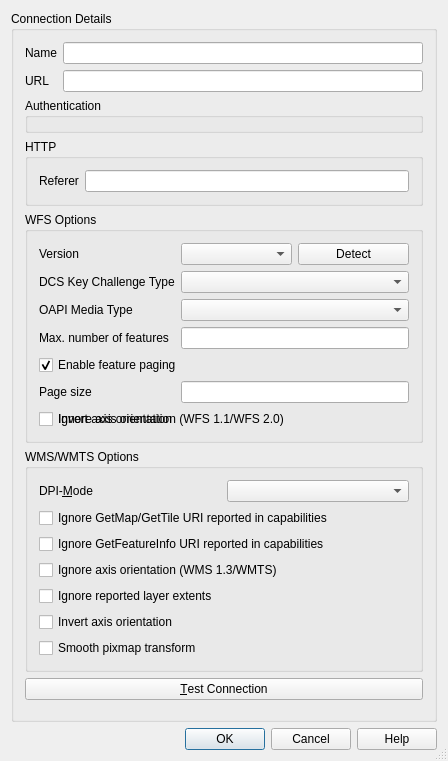
<?xml version="1.0" encoding="UTF-8"?>
<ui version="4.0">
 <class>QgsNewHttpConnectionBase</class>
 <widget class="QDialog" name="QgsNewHttpConnectionBase">
  <property name="geometry">
   <rect>
    <x>0</x>
    <y>0</y>
    <width>448</width>
    <height>761</height>
   </rect>
  </property>
  <property name="windowTitle">
   <string>Create a New Connection</string>
  </property>
  <property name="sizeGripEnabled">
   <bool>true</bool>
  </property>
  <property name="modal">
   <bool>true</bool>
  </property>
  <layout class="QGridLayout" name="gridLayout_4">
   <item row="0" column="0">
    <widget class="QGroupBox" name="mGroupBox">
     <property name="title">
      <string>Connection Details</string>
     </property>
     <layout class="QGridLayout">
      <item row="0" column="0" colspan="2">
       <widget class="QFrame" name="frame">
        <property name="sizePolicy">
         <sizepolicy hsizetype="MinimumExpanding" vsizetype="Minimum">
          <horstretch>0</horstretch>
          <verstretch>0</verstretch>
         </sizepolicy>
        </property>
        <layout class="QGridLayout" name="gridLayout_5">
         <property name="leftMargin">
          <number>0</number>
         </property>
         <property name="topMargin">
          <number>0</number>
         </property>
         <property name="rightMargin">
          <number>0</number>
         </property>
         <property name="bottomMargin">
          <number>0</number>
         </property>
         <item row="0" column="0">
          <widget class="QLabel" name="TextLabel1_2">
           <property name="text">
            <string>Name</string>
           </property>
           <property name="wordWrap">
            <bool>true</bool>
           </property>
           <property name="margin">
            <number>5</number>
           </property>
          </widget>
         </item>
         <item row="0" column="1">
          <widget class="QLineEdit" name="txtName">
           <property name="minimumSize">
            <size>
             <width>0</width>
             <height>0</height>
            </size>
           </property>
           <property name="toolTip">
            <string>Name of the new connection</string>
           </property>
           <property name="frame">
            <bool>true</bool>
           </property>
          </widget>
         </item>
         <item row="1" column="0">
          <widget class="QLabel" name="TextLabel1">
           <property name="text">
            <string>URL</string>
           </property>
           <property name="margin">
            <number>5</number>
           </property>
          </widget>
         </item>
         <item row="1" column="1">
          <widget class="QLineEdit" name="txtUrl">
           <property name="toolTip">
            <string>HTTP address of the Web Map Server</string>
           </property>
          </widget>
         </item>
        </layout>
       </widget>
      </item>
      <item row="4" column="0" colspan="2">
       <widget class="QGroupBox" name="mWmsOptionsGroupBox">
        <property name="title">
         <string>WMS/WMTS Options</string>
        </property>
        <layout class="QGridLayout" name="gridLayout_2">
         <item row="3" column="0" colspan="2">
          <widget class="QCheckBox" name="cbxWmsIgnoreAxisOrientation">
           <property name="text">
            <string>Ignore axis orientation (WMS 1.3/WMTS)</string>
           </property>
          </widget>
         </item>
         <item row="2" column="0" colspan="2">
          <widget class="QCheckBox" name="cbxIgnoreGetFeatureInfoURI">
           <property name="text">
            <string>Ignore GetFeatureInfo URI reported in capabilities</string>
           </property>
          </widget>
         </item>
         <item row="1" column="0" colspan="2">
          <widget class="QCheckBox" name="cbxIgnoreGetMapURI">
           <property name="text">
            <string>Ignore GetMap/GetTile URI reported in capabilities</string>
           </property>
          </widget>
         </item>
         <item row="9" column="0" colspan="2">
          <widget class="QCheckBox" name="cbxSmoothPixmapTransform">
           <property name="text">
            <string>Smooth pixmap transform</string>
           </property>
          </widget>
         </item>
         <item row="5" column="0" colspan="2">
          <widget class="QCheckBox" name="cbxWmsInvertAxisOrientation">
           <property name="text">
            <string>Invert axis orientation</string>
           </property>
          </widget>
         </item>
         <item row="0" column="1">
          <widget class="QComboBox" name="cmbDpiMode"/>
         </item>
         <item row="0" column="0">
          <widget class="QLabel" name="lblDpiMode">
           <property name="text">
            <string>DPI-&amp;Mode</string>
           </property>
           <property name="buddy">
            <cstring>cmbDpiMode</cstring>
           </property>
          </widget>
         </item>
         <item row="4" column="0" colspan="2">
          <widget class="QCheckBox" name="cbxWmsIgnoreReportedLayerExtents">
           <property name="text">
            <string>Ignore reported layer extents</string>
           </property>
          </widget>
         </item>
        </layout>
       </widget>
      </item>
      <item row="3" column="0" colspan="2">
       <widget class="QGroupBox" name="mWfsOptionsGroupBox">
        <property name="title">
         <string>WFS Options</string>
        </property>
        <layout class="QGridLayout" name="gridLayout1">
         <item row="0" column="0">
          <widget class="QLabel" name="lblVersion">
           <property name="text">
            <string>Version</string>
           </property>
          </widget>
         </item>
         <item row="0" column="1">
          <widget class="QComboBox" name="cmbVersion"/>
         </item>
         <item row="0" column="2">
          <widget class="QPushButton" name="mWfsVersionDetectButton">
           <property name="text">
            <string>Detect</string>
           </property>
          </widget>
         </item>
         <item row="1" column="0">
          <widget class="QLabel" name="lblDcsKeyType">
           <property name="text">
            <string>DCS Key Challenge Type</string>
           </property>
          </widget>
         </item>
         <item row="1" column="1" colspan="2">
          <widget class="QComboBox" name="cmbKeyChallengeType"/>
         </item>
         <item row="2" column="0">
          <widget class="QLabel" name="lblMediaType">
           <property name="text">
            <string>OAPI Media Type</string>
           </property>
          </widget>
         </item>
         <item row="2" column="1" colspan="2">
          <widget class="QComboBox" name="cmbMediaType"/>
         </item>
         <item row="3" column="0">
          <widget class="QLabel" name="lblMaxNumFeatures">
           <property name="text">
            <string>Max. number of features</string>
           </property>
          </widget>
         </item>
         <item row="3" column="1" colspan="2">
          <widget class="QLineEdit" name="txtMaxNumFeatures">
           <property name="toolTip">
            <string>&lt;html&gt;&lt;head/&gt;&lt;body&gt;&lt;p&gt;Enter a number to limit the maximum number of features retrieved per feature request. If let to empty, no limit is set.&lt;/p&gt;&lt;/body&gt;&lt;/html&gt;</string>
           </property>
          </widget>
         </item>
         <item row="5" column="0">
          <widget class="QLabel" name="lblPageSize">
           <property name="text">
            <string>Page size</string>
           </property>
          </widget>
         </item>
         <item row="5" column="1" colspan="2">
          <widget class="QLineEdit" name="txtPageSize">
           <property name="toolTip">
            <string>&lt;html&gt;&lt;head/&gt;&lt;body&gt;&lt;p&gt;Enter a number to limit the maximum number of features retrieved in a single GetFeature request when paging is enabled. If let to empty, server default will apply.&lt;/p&gt;&lt;/body&gt;&lt;/html&gt;</string>
           </property>
          </widget>
         </item>
         <item row="6" column="0" colspan="3">
          <widget class="QCheckBox" name="cbxWfsIgnoreAxisOrientation">
           <property name="text">
            <string>Ignore axis orientation (WFS 1.1/WFS 2.0)</string>
           </property>
          </widget>
         </item>
         <item row="4" column="0" colspan="3">
          <widget class="QCheckBox" name="cbxWfsFeaturePaging">
           <property name="text">
            <string>Enable feature paging</string>
           </property>
           <property name="checked">
            <bool>true</bool>
           </property>
          </widget>
         </item>
         <item row="6" column="0" colspan="3">
          <widget class="QCheckBox" name="cbxWfsInvertAxisOrientation">
           <property name="text">
            <string>Invert axis orientation</string>
           </property>
          </widget>
         </item>
        </layout>
       </widget>
      </item>
      <item row="1" column="0" colspan="2">
       <widget class="QGroupBox" name="mAuthGroupBox">
        <property name="title">
         <string>Authentication</string>
        </property>
        <layout class="QVBoxLayout" name="verticalLayout">
         <property name="leftMargin">
          <number>6</number>
         </property>
         <property name="topMargin">
          <number>6</number>
         </property>
         <property name="rightMargin">
          <number>6</number>
         </property>
         <property name="bottomMargin">
          <number>6</number>
         </property>
         <item>
          <widget class="QgsAuthSettingsWidget" name="mAuthSettings" native="true">
           <property name="sizePolicy">
            <sizepolicy hsizetype="Preferred" vsizetype="Maximum">
             <horstretch>0</horstretch>
             <verstretch>0</verstretch>
            </sizepolicy>
           </property>
          </widget>
         </item>
        </layout>
       </widget>
      </item>
      <item row="5" column="0" colspan="2">
       <widget class="QPushButton" name="mTestConnectionButton">
        <property name="text">
         <string>&amp;Test Connection</string>
        </property>
       </widget>
      </item>
      <item row="2" column="0" colspan="2">
       <widget class="QGroupBox" name="mHttpGroupBox">
        <property name="title">
         <string>HTTP</string>
        </property>
        <layout class="QHBoxLayout" name="horizontalLayout">
         <item>
          <widget class="QLabel" name="label">
           <property name="text">
            <string>Referer</string>
           </property>
          </widget>
         </item>
         <item>
          <widget class="QgsFilterLineEdit" name="mRefererLineEdit"/>
         </item>
        </layout>
       </widget>
      </item>
      <item row="6" column="0" colspan="2">
       <spacer name="verticalSpacer">
        <property name="orientation">
         <enum>Qt::Vertical</enum>
        </property>
        <property name="sizeHint" stdset="0">
         <size>
          <width>0</width>
          <height>0</height>
         </size>
        </property>
       </spacer>
      </item>
     </layout>
    </widget>
   </item>
   <item row="1" column="0">
    <widget class="QDialogButtonBox" name="buttonBox">
     <property name="standardButtons">
      <set>QDialogButtonBox::Cancel|QDialogButtonBox::Help|QDialogButtonBox::Ok</set>
     </property>
    </widget>
   </item>
  </layout>
 </widget>
 <layoutdefault spacing="6" margin="11"/>
 <customwidgets>
  <customwidget>
   <class>QgsFilterLineEdit</class>
   <extends>QLineEdit</extends>
   <header>qgsfilterlineedit.h</header>
  </customwidget>
  <customwidget>
   <class>QgsAuthSettingsWidget</class>
   <extends>QWidget</extends>
   <header>auth/qgsauthsettingswidget.h</header>
   <container>1</container>
  </customwidget>
 </customwidgets>
 <tabstops>
  <tabstop>txtName</tabstop>
  <tabstop>txtUrl</tabstop>
  <tabstop>mRefererLineEdit</tabstop>
  <tabstop>cmbVersion</tabstop>
  <tabstop>mWfsVersionDetectButton</tabstop>
  <tabstop>cmbKeyChallengeType</tabstop>
  <tabstop>cmbMediaType</tabstop>
  <tabstop>txtMaxNumFeatures</tabstop>
  <tabstop>cbxWfsFeaturePaging</tabstop>
  <tabstop>txtPageSize</tabstop>
  <tabstop>cbxWfsIgnoreAxisOrientation</tabstop>
  <tabstop>cbxWfsInvertAxisOrientation</tabstop>
  <tabstop>cmbDpiMode</tabstop>
  <tabstop>cbxIgnoreGetMapURI</tabstop>
  <tabstop>cbxIgnoreGetFeatureInfoURI</tabstop>
  <tabstop>cbxWmsIgnoreAxisOrientation</tabstop>
  <tabstop>cbxWmsInvertAxisOrientation</tabstop>
  <tabstop>cbxSmoothPixmapTransform</tabstop>
  <tabstop>mTestConnectionButton</tabstop>
 </tabstops>
 <resources/>
 <connections>
  <connection>
   <sender>buttonBox</sender>
   <signal>accepted()</signal>
   <receiver>QgsNewHttpConnectionBase</receiver>
   <slot>accept()</slot>
   <hints>
    <hint type="sourcelabel">
     <x>421</x>
     <y>453</y>
    </hint>
    <hint type="destinationlabel">
     <x>430</x>
     <y>98</y>
    </hint>
   </hints>
  </connection>
  <connection>
   <sender>buttonBox</sender>
   <signal>rejected()</signal>
   <receiver>QgsNewHttpConnectionBase</receiver>
   <slot>reject()</slot>
   <hints>
    <hint type="sourcelabel">
     <x>330</x>
     <y>453</y>
    </hint>
    <hint type="destinationlabel">
     <x>426</x>
     <y>38</y>
    </hint>
   </hints>
  </connection>
 </connections>
</ui>
